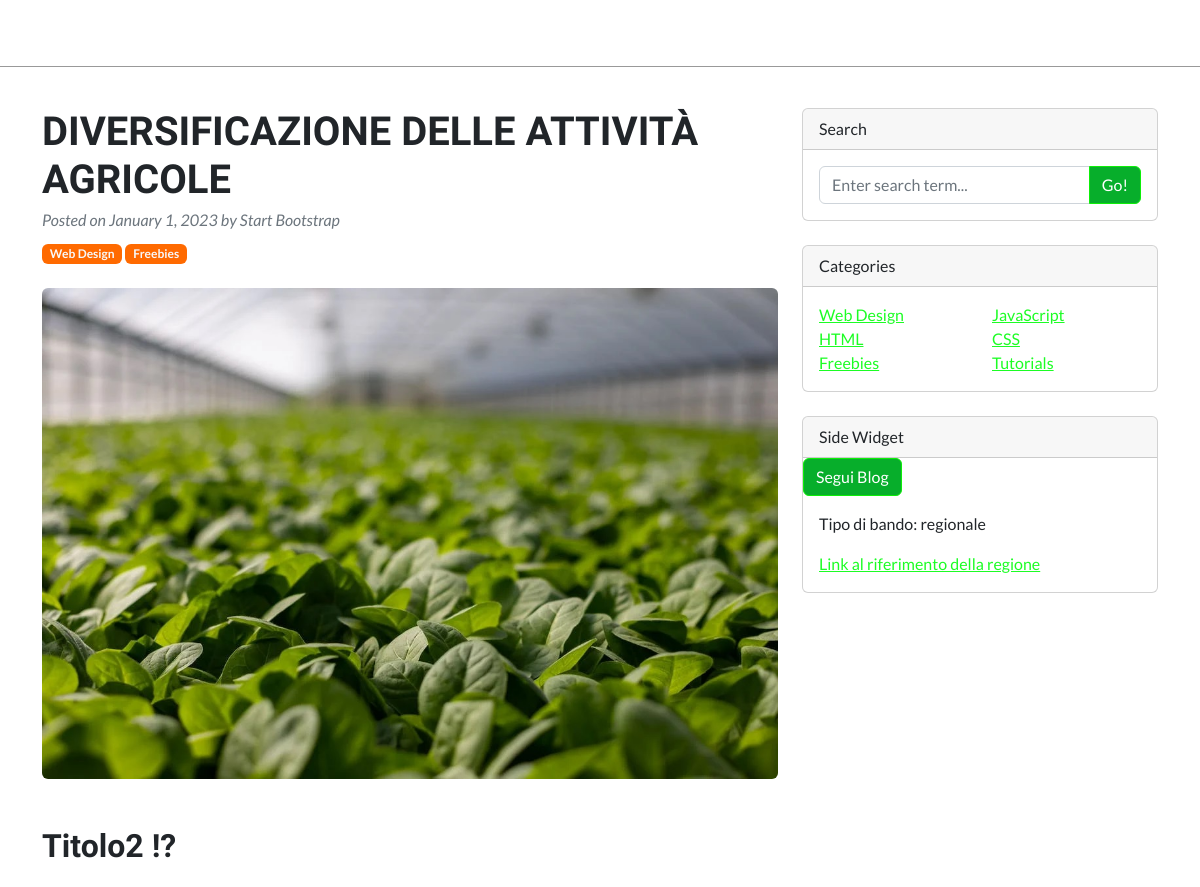
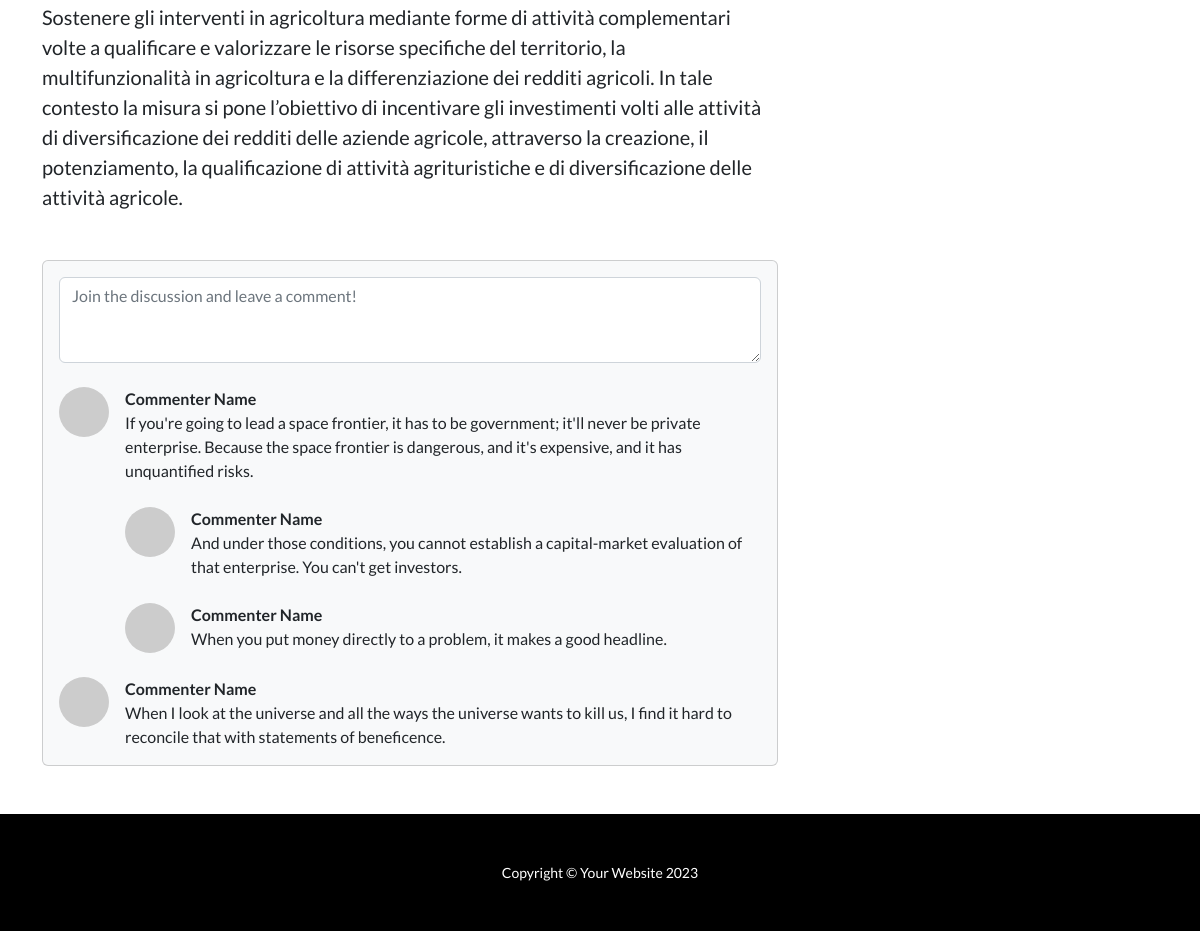
Screenshot of /blogpost_detail/6 with the database file from the repository (2 pictures, top to bottom).
### studio_agronomico/models.py (models this page shows, shortened)
class BlogPost(models.Model):
    TYPE_CHOICES = [
        ("news", "News"),
        ("bando", "Bando"),
        ("altro", "Altro"),
    ]
    title = models.CharField(max_length=255, blank=False, null=False)
    desc = models.TextField(max_length=2500, blank=False, null=False)
    type = models.CharField(max_length=10, choices=TYPE_CHOICES, default="altro", null= False)
    value = models.IntegerField(null=False, blank=False)
    new = models.BooleanField(default=True)
    active = models.BooleanField(default=False)
    image = models.ImageField(upload_to='images', null=True, blank=True )
    ref_link = models.CharField(max_length=150, blank=True, null=True)
    followers = models.ManyToManyField(User, related_name='following', blank=True)

### studio_agronomico/views.py (the view)
# urls.py: path('blogpost_detail/<int:id>', views.blogpost_detail, name="blogpost_detail"),
def blogpost_detail(request, id):
    blogpost = get_object_or_404(BlogPost, id=id)
    return render(request, 'studio_agronomico/blogpost_detail.html', {'blogpost': blogpost})

### studio_agronomico/templates/studio_agronomico/blogpost_detail.html (shortened to what this page needs)
{% extends "main.html" %} {% block content %}
<div class="container mt-5" style="padding-top: 60px">
  <div class="row">
    <div class="col-lg-8">
      <article>
        <header class="mb-4">
          <h1 class="fw-bolder mb-1">{{blogpost.title}}</h1>
          <div class="text-muted fst-italic mb-2">
            Posted on January 1, 2023 by Start Bootstrap
          </div>
          <a
            class="badge bg-secondary text-decoration-none link-light"
            href="#!"
            >Web Design</a
          >
          <a
            class="badge bg-secondary text-decoration-none link-light"
            href="#!"
            >Freebies</a
          >
        </header>
        {% if blogpost.image %}
        <figure class="mb-4">
          <img
            class="img-fluid rounded"
            src="{{blogpost.image.url}}"
            alt="..."
          />
        </figure>
        {% endif %}
        <section class="mb-5">
          <h2 class="fw-bolder mb-4 mt-5">Titolo2 !?</h2>
          <p class="fs-5 mb-4">{{blogpost.desc}}</p>
        </section>
      </article>
      <section class="mb-5">
        <div class="card bg-light">
          <div class="card-body">
            <form class="mb-4">
              <textarea
                class="form-control"
                rows="3"
                placeholder="Join the discussion and leave a comment!"
              ></textarea>
            </form>
            <div class="d-flex mb-4">
              <div class="flex-shrink-0">
                <img
                  class="rounded-circle"
                  src="https://dummyimage.com/50x50/ced4da/6c757d.jpg"
                  alt="..."
                />
              </div>
              <div class="ms-3">
                <div class="fw-bold">Commenter Name</div>
                If you're going to lead a space frontier, it has to be
                government; it'll never be private enterprise. Because the space
                frontier is dangerous, and it's expensive, and it has
                unquantified risks.
                <div class="d-flex mt-4">
                  <div class="flex-shrink-0">
                    <img
                      class="rounded-circle"
                      src="https://dummyimage.com/50x50/ced4da/6c757d.jpg"
                      alt="..."
                    />
                  </div>
                  <div class="ms-3">
                    <div class="fw-bold">Commenter Name</div>
                    And under those conditions, you cannot establish a
                    capital-market evaluation of that enterprise. You can't get
                    investors.
                  </div>
                </div>
                <div class="d-flex mt-4">
                  <div class="flex-shrink-0">
                    <img
                      class="rounded-circle"
                      src="https://dummyimage.com/50x50/ced4da/6c757d.jpg"
                      alt="..."
                    />
                  </div>
                  <div class="ms-3">
                    <div class="fw-bold">Commenter Name</div>
                    When you put money directly to a problem, it makes a good
                    headline.
                  </div>
                </div>
              </div>
            </div>
            <div class="d-flex">
              <div class="flex-shrink-0">
                <img
                  class="rounded-circle"
                  src="https://dummyimage.com/50x50/ced4da/6c757d.jpg"
                  alt="..."
                />
              </div>
              <div class="ms-3">
                <div class="fw-bold">Commenter Name</div>
                When I look at the universe and all the ways the universe wants
                to kill us, I find it hard to reconcile that with statements of
                beneficence.
              </div>
            </div>
          </div>
        </div>
      </section>
    </div>
    <div class="col-lg-4">
      <div class="card mb-4">
        <div class="card-header">Search</div>
        <div class="card-body">
          <div class="input-group">
            <input
              class="form-control"
              type="text"
              placeholder="Enter search term..."
              aria-label="Enter search term..."
              aria-describedby="button-search"
            />
            <button class="btn btn-primary" id="button-search" type="button">
              Go!
            </button>
          </div>
        </div>
      </div>
      <div class="card mb-4">
        <div class="card-header">Categories</div>
        <div class="card-body">
          <div class="row">
            <div class="col-sm-6">
              <ul class="list-unstyled mb-0">
                <li><a href="#!">Web Design</a></li>
                <li><a href="#!">HTML</a></li>
                <li><a href="#!">Freebies</a></li>
              </ul>
            </div>
            <div class="col-sm-6">
              <ul class="list-unstyled mb-0">
                <li><a href="#!">JavaScript</a></li>
                <li><a href="#!">CSS</a></li>
                <li><a href="#!">Tutorials</a></li>
              </ul>
            </div>
          </div>
        </div>
      </div>
      <div class="card mb-4">
        <div class="card-header">Side Widget</div>
        {% if request.user in blogpost.followers.all %}
        <form method="post" action="{% url 'unfollow_blogpost' blogpost.id %}">
          {% csrf_token %}
          <button type="submit" class="btn btn-danger">Smetti di Seguire</button>
        </form>
        {% else %}
        <form method="post" action="{% url 'follow_blogpost' blogpost.id %}">
          <button type="submit" class="btn btn-primary">Segui Blog</button>
        </form>
        {% endif %}
        <div class="card-body">
          <p>Tipo di bando: regionale</p>
          <a href={{blogpost.ref_link}}>Link al riferimento della regione</a>
        </div>
      </div>
    </div>
  </div>
</div>
{% endblock %}

### rows the page displays
BlogPost: title "DIVERSIFICAZIONE DELLE ATTIVITÀ AGRICOLE", image (picture), desc "Sostenere gli interventi in agricoltura mediante forme di attività complementari volte a qualificare e valorizzare le risorse specifiche del territorio, la multifunzionalità in agricoltura e la differenziazione dei redditi agricoli. In tale contesto la misura si pone l’obiettivo di incentivare gli investimenti volti alle attività di diversificazione dei redditi delle aziende agricole, attraverso la creazione, il potenziamento, la qualificazione di attività agrituristiche e di diversificazione delle attività agricole."
